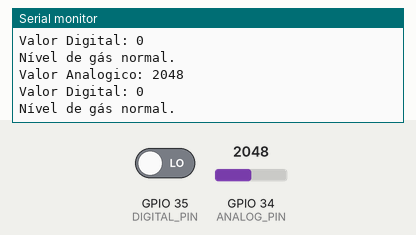
Recording of a sketch running on a simulated ESP32. On the bench: the last lines printed to the serial monitor. Inputs (shaded band) come from the test bench; at power-on: GPIO 35 (DIGITAL_PIN) LOW, GPIO 34 (ANALOG_PIN) = 2048.

Above: at 1.8 s.
1.9 s: GPIO 35 (DIGITAL_PIN) driven HIGH
At 2.8 s:
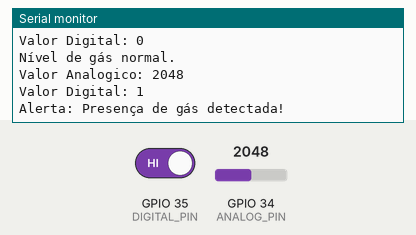
4.5 s: GPIO 34 (ANALOG_PIN) set to 2866
At 5.7 s:
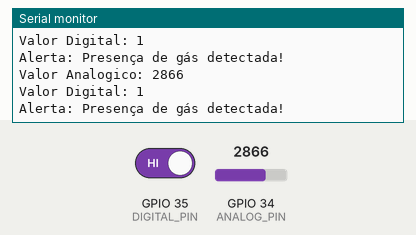
6.0 s: GPIO 34 (ANALOG_PIN) set to 3603
At 6.6 s:
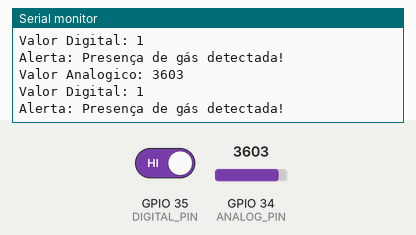
Timing chart, 0 to 9.0 s (numbered marks = the images above; inputs shaded):
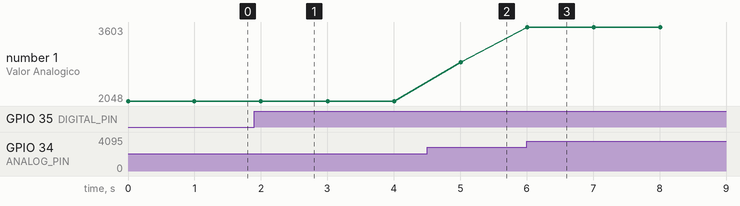

Measured:
- after the input at 1.9 s, the serial monitor: prints a new line after 0.10 s (image 1)
- after the input at 4.5 s, the serial monitor: prints a new line after 0.51 s (image 2)
- after the input at 6.0 s, the serial monitor: prints a new line at once (image 3)
- plotted number 1: 2048 → 2866 after the input at 4.5 s, 2866 → 3603 after the input at 6.0 s

The sketch:

sketch_nov14b.ino
```cpp
#define ANALOG_PIN 34  // Pino analógico do sensor de gás (A34)
#define DIGITAL_PIN 35 // Pino digital do sensor de gás (D35)

void setup() {
  Serial.begin(115200);       // Inicializa a comunicação serial
  pinMode(DIGITAL_PIN, INPUT); // Define o pino digital como entrada
}

void loop() {
  // Lê o valor analógico do sensor MQ-135
  int analogValue = analogRead(ANALOG_PIN);
  Serial.print("Valor Analogico: ");
  Serial.println(analogValue);

  // Lê o valor digital do sensor MQ-135
  int digitalValue = digitalRead(DIGITAL_PIN);
  Serial.print("Valor Digital: ");
  Serial.println(digitalValue);

  // Exibe um aviso caso o valor digital indique presença de gás
  if (digitalValue == HIGH) {
    Serial.println("Alerta: Presença de gás detectada!");
  } else {
    Serial.println("Nível de gás normal.");
  }

  delay(1000); // Aguarda 1 segundo antes de realizar a próxima leitura
}
```
